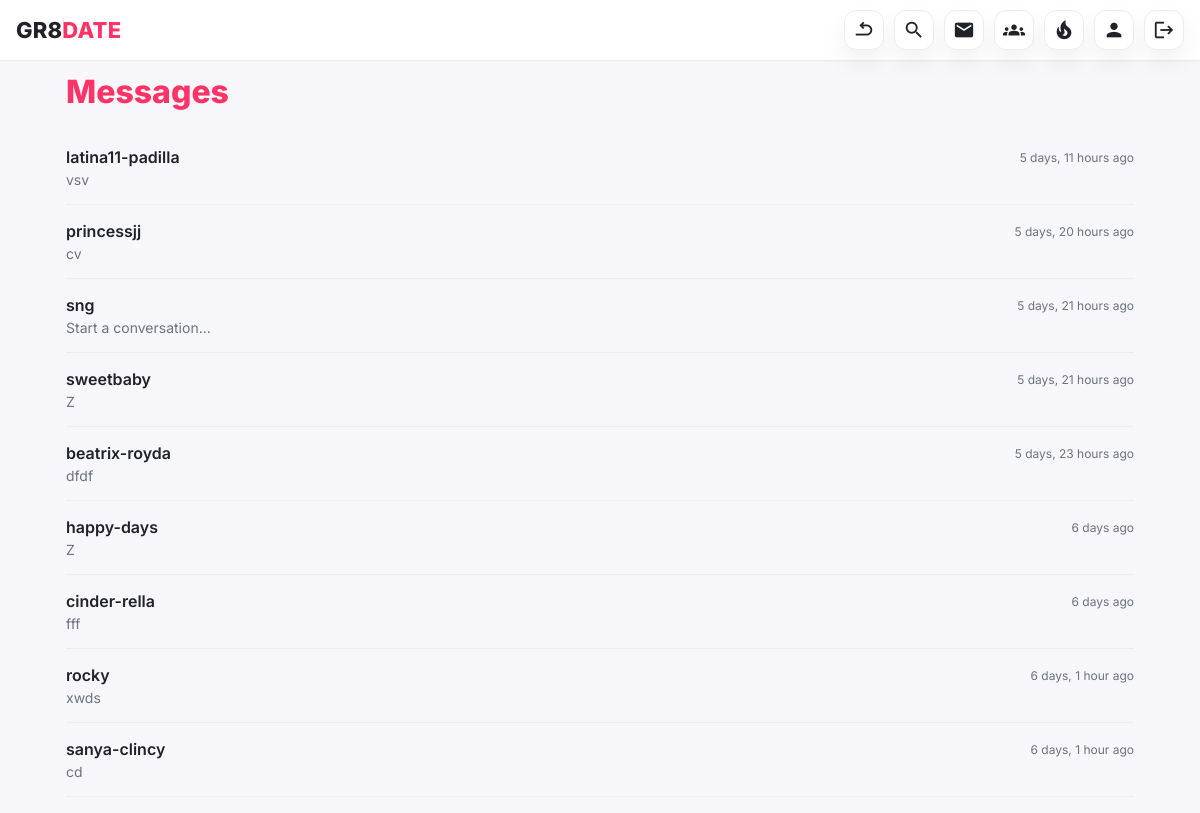
/messages/ (signed in), run on the app's committed database.
### pages/models.py (models this page shows, shortened)
class Thread(models.Model):
    user_a = models.ForeignKey(settings.AUTH_USER_MODEL, on_delete=models.CASCADE, related_name="threads_as_a")
    user_b = models.ForeignKey(settings.AUTH_USER_MODEL, on_delete=models.CASCADE, related_name="threads_as_b")
    created_at = models.DateTimeField(auto_now_add=True)
    updated_at = models.DateTimeField(auto_now=True)
    class Meta:
        unique_together = (("user_a", "user_b"),)
        indexes = [models.Index(fields=["user_a", "user_b"])]
        ordering = ['-updated_at']  # ADD THIS LINE TOO
    def get_other_user(self, current_user):  # ADD THIS METHOD
        if self.user_a == current_user:
            return self.user_b
        return self.user_a
    @property
    def last_message(self):  # ADD THIS METHOD
        return self.messages.order_by('-created_at').first()

class Message(models.Model):
    thread = models.ForeignKey(Thread, on_delete=models.CASCADE, related_name="messages")
    sender = models.ForeignKey(settings.AUTH_USER_MODEL, on_delete=models.CASCADE, related_name="sent_messages")
    recipient = models.ForeignKey(settings.AUTH_USER_MODEL, on_delete=models.CASCADE, related_name="received_messages")
    text = models.TextField()
    is_read = models.BooleanField(default=False)
    created_at = models.DateTimeField(auto_now_add=True)
    is_deleted_by_sender = models.BooleanField(default=False)
    is_deleted_by_recipient = models.BooleanField(default=False)
    deleted_at = models.DateTimeField(null=True, blank=True)
    class Meta:
        ordering = ["-created_at"]
        indexes = [
            models.Index(fields=["recipient", "is_read"]),
            models.Index(fields=["thread", "created_at"]),
        ]

### pages/views.py (the view)
# urls.py: path('messages/', views.messages_combined, name='messages_list'),
@login_required
def messages_combined(request):
    threads = Thread.objects.filter(
        Q(user_a=request.user) | Q(user_b=request.user)
    ).prefetch_related('messages').order_by('-updated_at')
    thread_data = []
    for thread in threads:
        other_user = thread.get_other_user(request.user)
        unread_count = thread.messages.filter(
            recipient=request.user,
            is_read=False
        ).count()
        thread_data.append({
            'thread': thread,
            'other_user': other_user,
            'unread_count': unread_count,
            'last_message': thread.last_message,
            'updated_at': thread.updated_at
        })
    for thread in threads:
        thread.messages.filter(
            recipient=request.user,
            is_read=False
        ).update(is_read=True)
    pending_requests_received = PrivateAccessRequest.objects.filter(
        target_user=request.user,
        status='pending'
    ).select_related('requester', 'requester__profile')
    context = {
        'threads': thread_data,
        'pending_requests_received': pending_requests_received
    }
    return render(request, 'pages/messages_combined.html', context)

### templates/pages/messages_combined.html (shortened to what this page needs)
{% extends 'base_header.html' %}
{% load static %}
{% block content %}
<h1 style="margin:0 0 20px 0;font-weight:800;color:var(--brand)">Messages</h1>
{% if threads %}
<ul class="thread-list">
    {% for thread_data in threads %}
    <li class="thread-item {% if thread_data.unread_count > 0 %}unread{% endif %}">
        <a href="{% url 'message_thread' thread_data.other_user.id %}" class="thread-link">
            <div class="thread-content">
                <div class="thread-header">
                    <span class="thread-username">
                        {{ thread_data.other_user.username }}
                    </span>
                    <span class="thread-time">{{ thread_data.updated_at|timesince }} ago</span>
                </div>
                <div class="thread-preview">
                    {% if thread_data.last_message %}
                        {{ thread_data.last_message.text|truncatewords:20 }}
                    {% else %}
                        Start a conversation...
                    {% endif %}
                </div>
            </div>
        </a>
    </li>
    {% endfor %}
</ul>
{% endif %}
{% endblock %}

### data on the page
Thread: other_user.username "latina11-padilla", updated_at "5 days, 11 hours", last_message.text "vsv"
Thread: other_user.username "princessjj", updated_at "5 days, 20 hours", last_message.text "cv"
Thread: other_user.username "sng", updated_at "5 days, 21 hours", shows "Start a conversation..."
Thread: other_user.username "sweetbaby", updated_at "5 days, 21 hours", last_message.text "Z"
Thread: other_user.username "beatrix-royda", updated_at "5 days, 23 hours", last_message.text "dfdf"
Thread: other_user.username "happy-days", updated_at "6 days", last_message.text "Z"
Thread: other_user.username "cinder-rella", updated_at "6 days", last_message.text "fff"
Thread: other_user.username "rocky", updated_at "6 days, 1 hour", last_message.text "xwds"
Thread: other_user.username "sanya-clincy", updated_at "6 days, 1 hour", last_message.text "cd"
